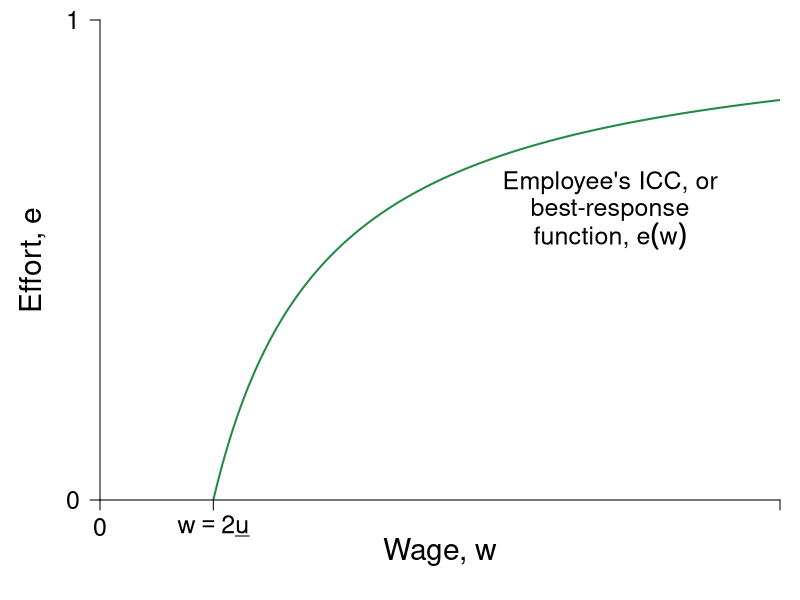

Write the R code that produced this figure.
require(shape)
pdf(file = "employment/employment_brf_margin.pdf", width = 9, height = 7)

#Set parameters for graphics
axislabelsize <- 1.8
labelsize <- 1.5
namesize <- 1.8
annotatesize <- 1.5
graphlinewidth <- 2
segmentlinewidth <- 1.5

#The equation is below when v = 0. See Wolfram Alpha output. 
isov <- function(w, delta = 5) {
}

isovhigh1 <- function(w, delta = 5, v = 5){
  (sqrt(w^2 - 4 * delta * v) - w + 2*v)/(2 * v )
}

isovlow1 <- function(w, delta = 5, v = 5){
  (-sqrt(w^2 - 4 * delta * v) - w + 2*v)/(2 * v )
}

isovhigh2 <- function(w, delta = 5, v = 15){
  (sqrt(w^2 - 4 * delta * v) - w + 2*v)/(2 * v )
}

isovlow2 <- function(w, delta = 5, v = 15){
  (-sqrt(w^2 - 4 * delta * v) - w + 2*v)/(2 * v )
}

isovhigh3 <- function(w, delta = 5, v = 20){
  (sqrt(w^2 - 4 * delta * v) - w + 2*v)/(2 * v )
}

isovlow3 <- function(w, delta = 5, v = 20){
  (-sqrt(w^2 - 4 * delta * v) - w + 2*v)/(2 * v )
}

brfFn <- function(w, delta = 5) {
  1 - (2*delta) / w
}

#This is evaluated for p = 12; q = 12/(8*sqrt(12^2 - 4*delta1*v1)) - 1/8 for the slope
#At p = 12; q = (-sqrt(12^2 - 4*v1*delta1) - 12 + 2*v1)/(2*v1) = 0.799
tangencyLine <- function(w){
  (w*(0.05))
}

solowCondition <- function(w, delta = 5){
  (w*(1/(8*delta)))
}


COL <- c("#f7fcf5", "#e5f5e0", "#c7e9c0", "#a1d99b", "#74c476", "#41ab5d", "#238b45", "#005a32")
# COL <- c("#7fc97f", "#beaed4", "#fdc086", "#ffff99", "#386cb0", "#f0027f", "#bf5b17", "#666666")
COLA <- c("#e0f3db", "#99d8c9","#66c2a4","#41ae76", "#238b45", "#005824")
COLB <- c("#c6dbef", "#4eb3d3", "#2b8cbe", "#0868ac","#084081")
COLC <- c("#fcfbfd", "#efedf5", "#dadaeb", "#bcbddc", "#9e9ac8", "#807dba", "#6a51a3", "#54278f", "#3f007d")
grays <- gray.colors(25, start = 1, end = 0)

par(mar =  c(5, 5, 1, 1))
xlims <- c(0, 60)
ylims <- c(0, 1)

plot(0, 0, xlim = xlims, ylim = ylims, type = "n",
     xlab = expression(paste("Wage, ", w)),
     ylab = expression(paste("Effort, ", e)),
     xaxt = "n", 
     yaxt = "n", 
     cex.lab = axislabelsize, 
     line = 2.5,
     bty = "n", 
     xaxs = "i", 
     yaxs = "i")


npts <- 500 
npts2 <- 501
#Specify the sequences of points for graphing. 
xx0 <- seq(5, xlims[2], length.out = npts)
xx1 <- seq(10, xlims[2], length.out = npts)
xx2 <- seq(5, 15, length.out = npts)
xx3 <- seq(10, xlims[2], length.out = npts2)
xx4 <- seq(xlims[1], 10, length.out = npts2)
#For below, I solved sqrt(p^2 - 200) - p + 200/p = 0, getting p = 10*sqrt(2) = 14.14214
xx5 <- seq( 18.43909, xlims[2], length.out = npts2)
xx6 <- seq( 18.43909, 25, length.out = npts2)
xx7 <- seq(20, xlims[2], length.out = npts2)
xx8 <- seq(xlims[1], 25, length.out = npts2)
xx9 <- seq(xlims[1], xlims[2], length.out = npts2)

#Draw the lines for the graphs
lines(xx1, brfFn(xx1), col = COLA[5], lwd = graphlinewidth)


#Customize ticks and labels for the plot
ticksy <- c(0, 1)
ylabels <- c(0, 1)
ticksx <- c(0, 10,xlims[2])
xlabels <- c(0, expression(paste(w == 2, underline(u))), NA)
axis(1, at = ticksx, pos = 0, labels = xlabels, cex.axis = labelsize)
axis(2, at = ticksy, pos = 0, labels = ylabels, las = 1, cex.axis = labelsize)

# text(24.8, 0.05, expression(paste(v[N])))
text(45, 0.66, expression(paste("Employee's ICC, or")), cex = labelsize)
text(45, 0.605, expression(paste("best-response")), cex = labelsize)
text(45, 0.55, expression(paste("function, ", e(w))), cex = labelsize)

dev.off()
